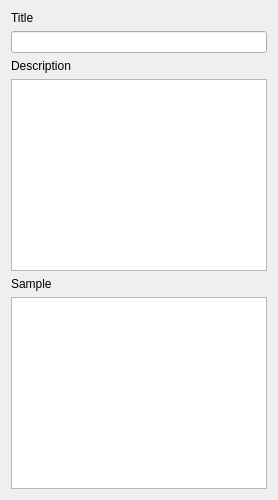
      <widget class="QWidget" name="tabGeneral">
       <property name="toolTip">
        <string>General experiment parameters</string>
       </property>
       <attribute name="title">
        <string>General</string>
       </attribute>
       <layout class="QVBoxLayout" name="verticalLayout_7">
        <item>
         <widget class="QLabel" name="label_39">
          <property name="text">
           <string>Title</string>
          </property>
         </widget>
        </item>
        <item>
         <widget class="QLineEdit" name="expName">
          <property name="toolTip">
           <string>For info only. To be saved in log and config files</string>
          </property>
         </widget>
        </item>
        <item>
         <widget class="QLabel" name="label_40">
          <property name="text">
           <string>Description</string>
          </property>
         </widget>
        </item>
        <item>
         <widget class="QPTEext" name="expDesc">
          <property name="toolTip">
           <string>For info only. To be saved in log and config files</string>
          </property>
          <property name="documentTitle">
           <string/>
          </property>
         </widget>
        </item>
        <item>
         <widget class="QLabel" name="label_41">
          <property name="text">
           <string>Sample</string>
          </property>
         </widget>
        </item>
        <item>
         <widget class="QPTEext" name="sampleDesc">
          <property name="toolTip">
           <string>For info only. To be saved in log and config files</string>
          </property>
         </widget>
        </item>
       </layout>
      </widget>
